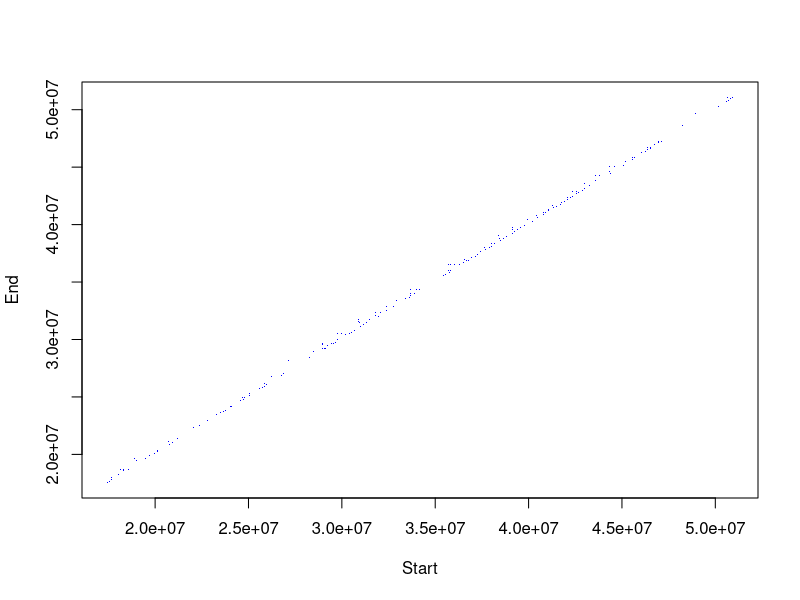
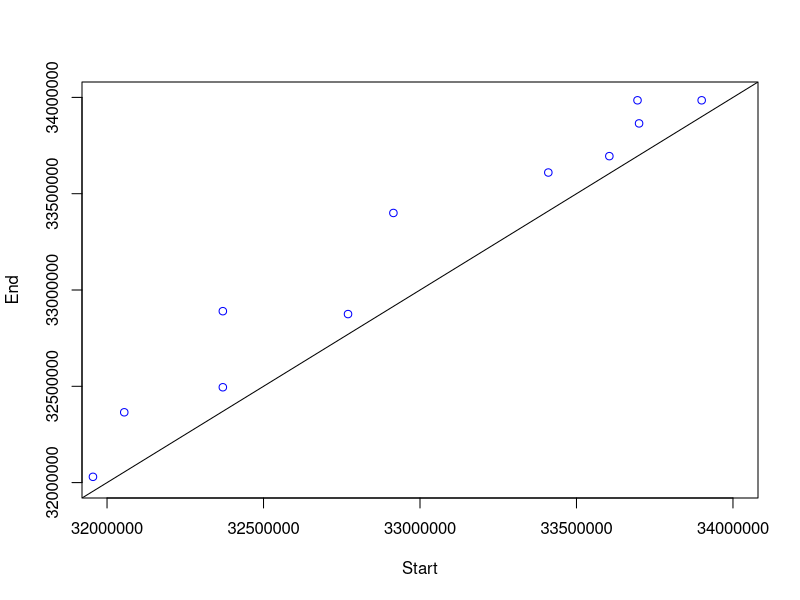

Write the R code that produced these figures, in order. (Note: this script raises an error after producing the figures.)
## ---- chunk 1
knitr::opts_chunk$set(echo = TRUE)
## ---- chunk 2
library(dplyr)

setwd("C:/Users/Spiro Stilianoudakis/Documents/TAD_data_analysis/data")
arrowhead_data <- read.table("arrowhead_data.txt", header=T)
dim(arrowhead_data)
## ---- chunk 3

arrowhead_data <- arrowhead_data[,1:3]
plot(arrowhead_data$Start[which(arrowhead_data$Chromosome=="chr22")],arrowhead_data$End[which(arrowhead_data$Chromosome=="chr22")],pch='.', col="blue", xlab="Start", ylab="End")
## ---- chunk 4
plot(arrowhead_data$Start[which(arrowhead_data$Chromosome=="chr22")],arrowhead_data$End[which(arrowhead_data$Chromosome=="chr22")], col="blue", xlim=c(3.2e+07,3.4e+07),ylim=c(3.2e+07,3.4e+07), xlab="Start", ylab="End")
#adding diagonal line
abline(0,1)

arrowhead_data[which(arrowhead_data$Start>=32000000 & arrowhead_data$Chromosome=="chr22" & arrowhead_data$End<=34000000),]

# There appear to be situations where we have a TAD within a TAD
# In other words, the starting coordinate is the same for two TAD boundaries
## ---- chunk 5
# The data is already sorted by chromosome and start site
dupstart <- arrowhead_data[duplicated(arrowhead_data[,1:2]),]
head(dupstart)
dim(dupstart)
#303   3
table(dupstart$Chromosome)
## ---- chunk 6
dupstart[duplicated(dupstart$Start),]
#example
#     Chromosome     Start       End
#5968       chr3  51425000  51535000

## ---- chunk 7
arrowhead_data[which(arrowhead_data$Start==51425000 & arrowhead_data$Chromosome=="chr3"),]

table(dupstart[duplicated(dupstart$Start),][,1])
## ---- chunk 8
dupend <- arrowhead_data[order(arrowhead_data$Chromosome,arrowhead_data$End),]
head(dupend)

dupend <- dupend[duplicated(dupend[,c(1,3)]),]
head(dupend)
dim(dupend)
#304   3
table(dupend$Chromosome)

#finding nested TADs
dupend[duplicated(dupend$end),]
#There were were no multiple nested tads here

## ---- chunk 9
# creating a function to lag a column of a data frame
#lagpad <- function(x, k) {
#    if (!is.vector(x)) 
#        stop('x must be a vector')
#    if (!is.numeric(x)) 
#        stop('x must be numeric')
#    if (!is.numeric(k))
#        stop('k must be numeric')
#    if (1 != length(k))
#        stop('k must be a single number')
#    c(rep(NA, k), x)[1 : length(x)] 
#}

lagtad <- arrowhead_data %>% mutate(End=lag(End))

#setting positions where chromosomes change equal to NA
head(lagtad[ diff(c(0,lagtad$Chromosome)) != 0, ])
lagtad[ diff(c(0,lagtad$Chromosome)) != 0, ][,3] <- NA
head(lagtad[ diff(c(0,lagtad$Chromosome)) != 0, ])

lagtaddup <- lagtad[which(lagtad$Start==lagtad$End),]
head(lagtaddup)
dim(lagtaddup)
#477 3
table(lagtaddup$Chromosome)

arrowhead_data[which((arrowhead_data$Start==3540000 | arrowhead_data$End==3540000) & arrowhead_data$Chromosome=="chr1"),]
#    Chromosome   Start     End
#477       chr1 3395000 3540000
#784       chr1 3540000 3660000
## ---- chunk 10
arrowhead_data[duplicated(arrowhead_data),]
#there are no duplicate intervals
